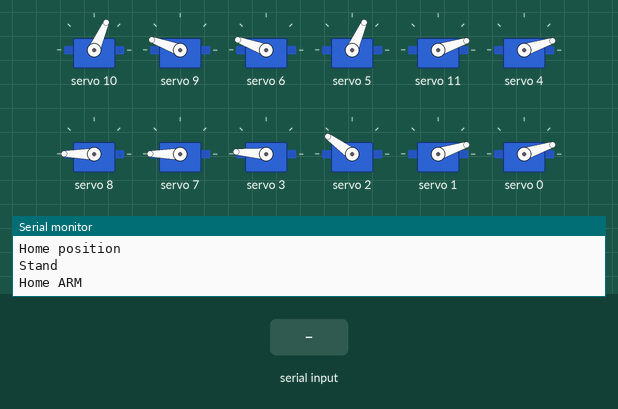
A sketch run on a simulated Arduino Uno, built with avr-gcc and run on an emulated ATmega328P. On the bench: 12 × servo, the last lines printed to the serial monitor. The test bench sets the inputs (shaded band).

Above: at 2.4 s.
2.5 s: "F\n" received over Serial
At 2.83 s:
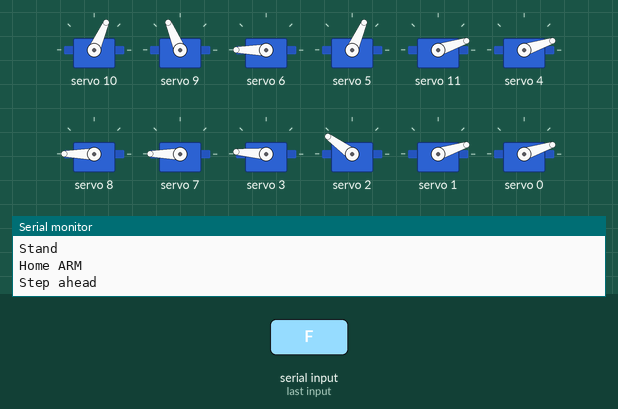
5.0 s: "B\n" received over Serial
At 5.5 s:
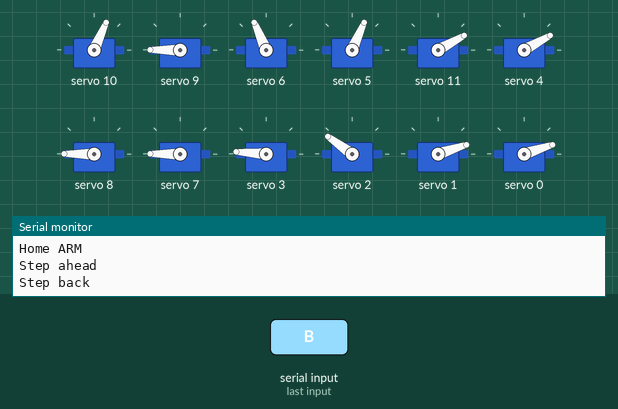
7.5 s: "L\n" received over Serial
At 7.85 s:
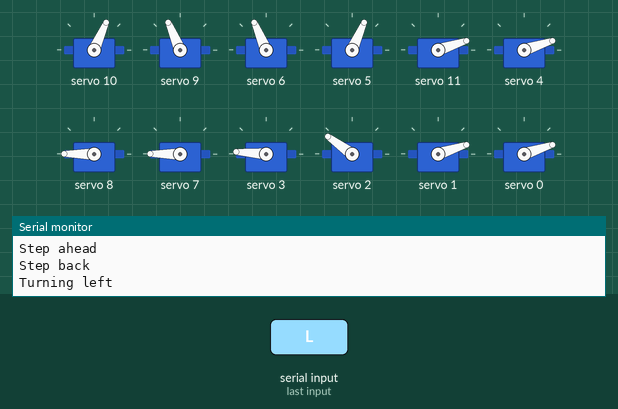
10.0 s: "R\n" received over Serial
At 10.35 s:
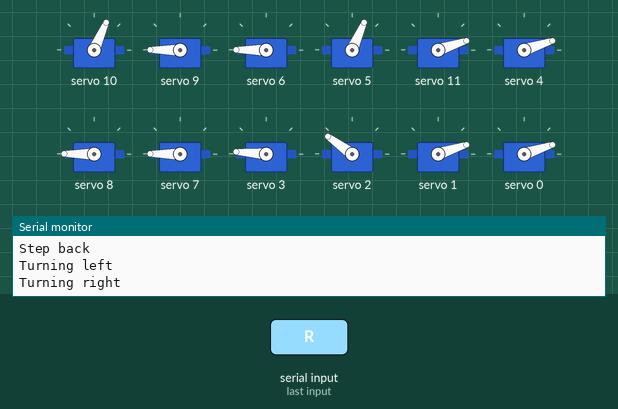
12.5 s: "S90\n" received over Serial
At 13.7 s:
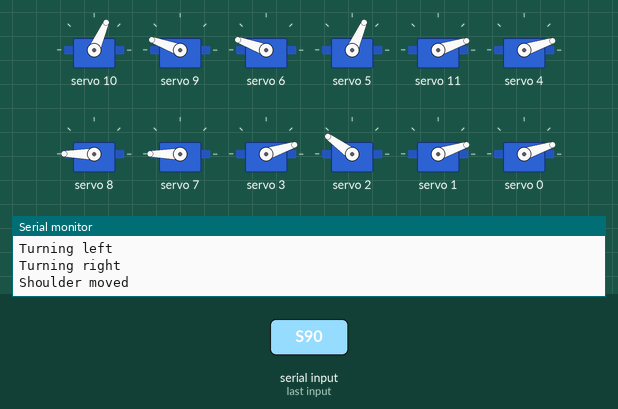
14.0 s: "E90\n" received over Serial
At 14.9 s:
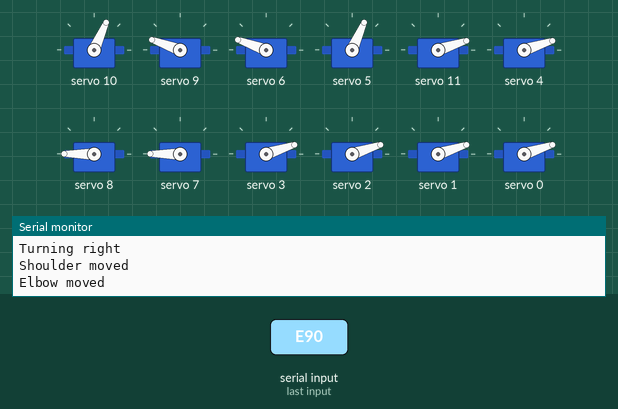
Timing chart, 0 to 16.5 s (numbered marks = the images above; inputs shaded):
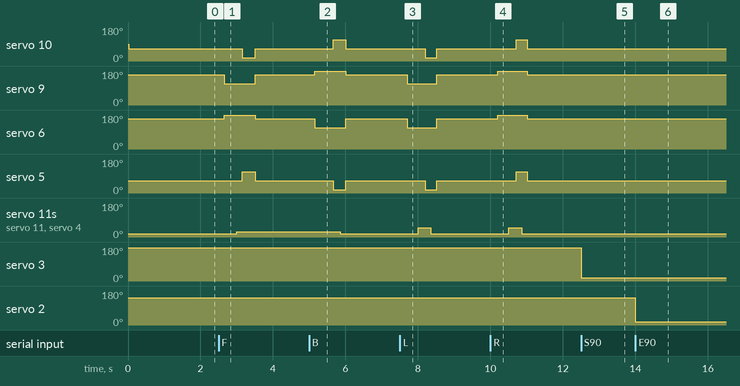

The sketch:

Makdi_bot_v4.ino
```cpp
#include <Wire.h>
#include <Adafruit_GFX.h>
#include <Adafruit_SSD1306.h>
#include <Adafruit_PWMServoDriver.h>

// Create PCA9685 object
Adafruit_PWMServoDriver pwm = Adafruit_PWMServoDriver(0x40);  // Default I2C address

// PCA9685 Servo Channels
#define SHOULDER_SERVO 3
#define ELBOW_SERVO 2
#define WRIST_SERVO 1
#define GRIPPER_SERVO 0

#define SERVO1 11 // Front right knee
#define SERVO2 10 // Front right hip
#define SERVO3 8  // Back right knee
#define SERVO4 9  // Back right hip
#define SERVO5 7  // Front left knee
#define SERVO6 6  // Front left hip
#define SERVO7 4  // Back left knee
#define SERVO8 5  // Back left hip

// Servo Limits
#define SERVOMIN  150  // Min pulse length
#define SERVOMAX  550  // Max pulse length

void setup() {
  Serial.begin(115200);

  // Initialize PCA9685
  pwm.begin();
  delay(10);
  pwm.setPWMFreq(50);  // 50Hz PWM for servos
  delay(10);

  home();  // Move servos to initial position
}

void loop() {
  if (Serial.available() > 0) {
    String command = Serial.readStringUntil('\n');
    command.trim();

    // Makdi_bot Commands
    if (command == "F") { forward(); }
    else if (command == "B") { backward(); }
    else if (command == "L") { left(); }
    else if (command == "R") { right(); }
    else if (command == "S") { sleep(); }
    else if (command == "S2") { stand(); }
    else if (command == "H") { home(); }

    // Robot Arm Commands
    else {
      char servoType = command.charAt(0);
      int angle = command.substring(2).toInt();
      int pulse = map(angle, 0, 180, SERVOMIN, SERVOMAX);

      switch (servoType) {
        case 'S': pwm.setPWM(SHOULDER_SERVO, 0, pulse); Serial.println("Shoulder moved"); break;
        case 'E': pwm.setPWM(ELBOW_SERVO, 0, pulse); Serial.println("Elbow moved"); break;
        case 'W': pwm.setPWM(WRIST_SERVO, 0, pulse); Serial.println("Wrist moved"); break;
        case 'G': pwm.setPWM(GRIPPER_SERVO, 0, pulse); Serial.println("Gripper moved"); break;
        default: Serial.println("Invalid command! Use B, S, E, W, G followed by angle."); break;
      }
    }
  }
}

// ------------------------------------------------
// Servo Movement Functions via PCA9685
// ------------------------------------------------

void home() {
  Serial.println("Home position");
  setServo(SERVO2, 45);
  setServo(SERVO4, 135);
  setServo(SERVO6, 135);
  setServo(SERVO8, 45);
  delay(100);
  stand();
  delay(100);
  Serial.println("Home ARM");
  setServo(SHOULDER_SERVO, 150);
  setServo(ELBOW_SERVO, 120);
  setServo(WRIST_SERVO, 0);
  setServo(GRIPPER_SERVO, 0);
}

void sleep() {
  Serial.println("sleeping");
  setServo(SERVO1,90);
  delay(250);
  setServo(SERVO7,90);
  delay(250);
  setServo(SERVO3,90);
  delay(250);
  setServo(SERVO5,90);
  delay(250);
}

void stand() {
  Serial.println("Stand");
  setServo(SERVO1, 0);
  delay(250);
  setServo(SERVO7, 0);
  delay(250);
  setServo(SERVO3, 180);
  delay(250);
  setServo(SERVO5, 180);
  delay(250);
}

void forward() {
  Serial.println("Step ahead");
  // Lift knees
  setServo(SERVO3, 170);
  setServo(SERVO5, 170);
  delay(150);
  // Move hips forward
  setServo(SERVO4, 90);
  setServo(SERVO6, 180);
  delay(200);
  // knees down
  setServo(SERVO3, 180);
  setServo(SERVO5, 180);
  delay(150);
  // Lift knees
  setServo(SERVO1, 10);
  setServo(SERVO7, 10);
  delay(150);
  // Move hips forward
  setServo(SERVO2, 0);
  setServo(SERVO8, 90);
  delay(200);
  // knees down
  setServo(SERVO1, 10);
  setServo(SERVO7, 10);
  delay(150);
  // reset to hips and legs to home
  setServo(SERVO2, 45);
  setServo(SERVO4, 135);
  setServo(SERVO6, 135);
  setServo(SERVO8, 45);
  delay(100);
}

void backward() {
  Serial.println("Step back");

  // Lift knees
  setServo(SERVO3, 170);
  setServo(SERVO5, 170);
  delay(150);

  // Move hips backward
  setServo(SERVO4, 180); // 135 to 180
  setServo(SERVO6, 90);  // 135 to 90
  delay(200);

  // Knees down
  setServo(SERVO3, 180);
  setServo(SERVO5, 180);
  delay(150);

  // Lift knees
  setServo(SERVO1, 10);
  setServo(SERVO7, 10);
  delay(150);

  // Move hips forward
  setServo(SERVO2, 90); // 45 to 90
  setServo(SERVO8, 0);  // 45 to 0
  delay(200);

  // Knees down
  setServo(SERVO1, 0);
  setServo(SERVO7, 0);
  delay(150);

  // Reset hips and legs to home position
  setServo(SERVO2, 45);
  setServo(SERVO4, 135);
  setServo(SERVO6, 135);
  setServo(SERVO8, 45);
  delay(200);
}

void right() {
  Serial.println("Turning right");

  // Lift knees
  setServo(SERVO3, 170);
  setServo(SERVO5, 170);
  delay(200);

  // Move hips to right
  setServo(SERVO4, 180); // 135 to 180
  setServo(SERVO6, 180); // 135 to 180
  delay(150);

  // Knees down
  setServo(SERVO3, 180);
  setServo(SERVO5, 180);
  delay(150);

  // Lift knees
  setServo(SERVO1, 30);
  setServo(SERVO7, 30);
  delay(200);

  // Move hips to right
  setServo(SERVO2, 90); // 45 to 90
  setServo(SERVO8, 90); // 45 to 90
  delay(150);

  // Knees down
  setServo(SERVO1, 0);
  setServo(SERVO7, 0);
  delay(150);

  // Reset hips and legs to home position
  setServo(SERVO2, 45);
  setServo(SERVO4, 135);
  setServo(SERVO6, 135);
  setServo(SERVO8, 45);
  delay(200);
}

void left() {
  Serial.println("Turning left");

  // Lift knees
  setServo(SERVO3, 170);
  setServo(SERVO5, 170);
  delay(200);

  // Move hips to left
  setServo(SERVO4, 90); // 135 to 90
  setServo(SERVO6, 90); // 135 to 90
  delay(150);

  // Knees down
  setServo(SERVO3, 180);
  setServo(SERVO5, 180);
  delay(150);

  // Lift knees
  setServo(SERVO1, 30);
  setServo(SERVO7, 30);
  delay(200);

  // Move hips to left
  setServo(SERVO2, 0); // 45 to 0
  setServo(SERVO8, 0); // 45 to 0
  delay(150);

  // Knees down
  setServo(SERVO1, 0);
  setServo(SERVO7, 0);
  delay(150);

  // Reset hips and legs to home position
  setServo(SERVO2, 45);
  setServo(SERVO4, 135);
  setServo(SERVO6, 135);
  setServo(SERVO8, 45);
  delay(200);
}

// Function to move a servo using PCA9685
void setServo(uint8_t channel, int angle) {
  int pulse = map(angle, 0, 180, SERVOMIN, SERVOMAX);
  pwm.setPWM(channel, 0, pulse);
}
```

Measured:
- after the input at 2.5 s, servo 10: 66° → 18° after 0.66 s, → 66° 0.35 s later; servo 9: 160° → 113° after 0.15 s, → 160° 0.86 s later; servo 6: 160° → 180° after 0.15 s, → 160° 0.86 s later; servo 5: 66° → 113° after 0.66 s, → 66° 0.35 s later; servo 11, servo 4: 18° → 29° after 0.51 s
- after the input at 5.0 s, servo 10: 66° → 113° after 0.66 s, → 66° 0.35 s later; servo 9: 160° → 180° after 0.15 s, → 160° 0.86 s later; servo 6: 160° → 113° after 0.15 s, → 160° 0.86 s later; servo 5: 66° → 18° after 0.66 s, → 66° 0.35 s later; servo 11, servo 4: 29° → 18° after 0.86 s
- after the input at 7.5 s, servo 10, servo 5: 66° → 18° after 0.71 s, → 66° 0.30 s later; servo 9, servo 6: 160° → 113° after 0.20 s, → 160° 0.81 s later; servo 11, servo 4: 18° → 49° after 0.51 s, → 18° 0.35 s later
- after the input at 10.0 s, servo 10, servo 5: 66° → 113° after 0.71 s, → 66° 0.30 s later; servo 9, servo 6: 160° → 180° after 0.20 s, → 160° 0.81 s later; servo 11, servo 4: 18° → 49° after 0.51 s, → 18° 0.35 s later
- after the input at 12.5 s, servo 3: 176° → 18° at once
- after the input at 14.0 s, servo 2: 144° → 18° at once
